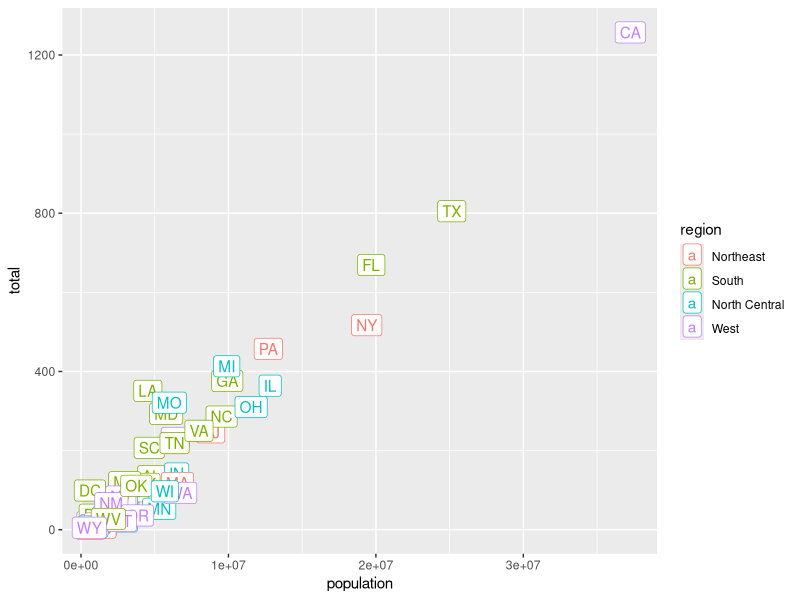

The R source for this figure:
library(tidyverse)
library(dslabs)
data(murders)

murders %>%
  ggplot(aes(population,total, label = abb, color = region)) +
  geom_label()
